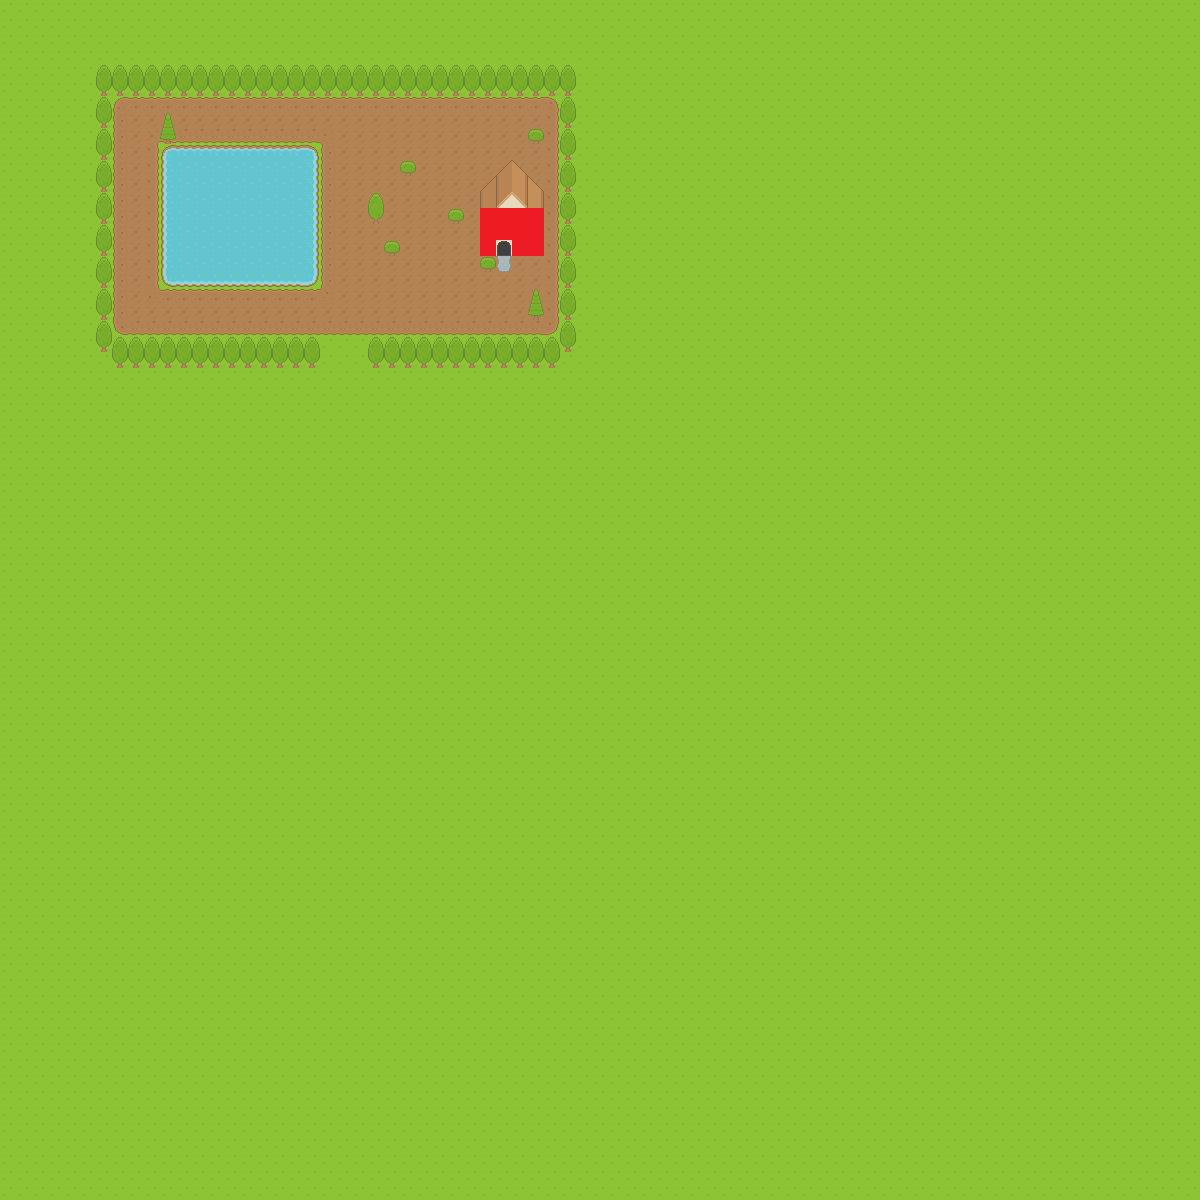

The image is a tile-based game level rendered from a .tmx file. Its description and source (layers, tilesets, objects; grid data summarised) follow:
An orthogonal 75x75 tile map with 16x16 px tiles, 6 tile layers (Tile Layer 1, Tile Layer 2, Tile Layer 3, Objects, ...), 2 tilesets and 15 objects.

<map version="1.0" orientation="orthogonal" renderorder="left-down" width="75" height="75" tilewidth="16" tileheight="16" nextobjectid="1">
 <properties>
  <property name="unity:scale" value=".0625" />
 </properties>
 <tileset firstgid="1" name="base tileset" tilewidth="16" tileheight="16" spacing="1" tilecount="1767" columns="57">
  <image source="../Art/roguelikeSheet_transparent.png" width="968" height="526" />
  <terraintypes>
   <terrain name="Dirt" tile="578" />
   <terrain name="Lake" tile="-1" />
  </terraintypes>
  <tile id="2" terrain=",,,1">
   <objectgroup draworder="index">
    <object id="0" x="0" y="0" width="16" height="16" />
    <object id="0" x="0" y="0" width="16" height="16" />
   </objectgroup>
  </tile>
  <tile id="3" terrain=",,1,1">
   <objectgroup draworder="index">
    <object id="0" x="0" y="0" width="16" height="16" />
   </objectgroup>
  </tile>
  <tile id="4" terrain=",,1,">
   <objectgroup draworder="index">
    <object id="0" x="0" y="0" width="16" height="16" />
   </objectgroup>
  </tile>
  <tile id="59" terrain=",1,,1">
   <objectgroup draworder="index">
    <object id="0" x="0" y="0" width="16" height="16" />
   </objectgroup>
  </tile>
  <tile id="60" terrain="1,1,1,1">
   <objectgroup draworder="index">
    <object id="0" x="0" y="0" width="16" height="16" />
   </objectgroup>
  </tile>
  <tile id="61" terrain="1,,1,">
   <objectgroup draworder="index">
    <object id="0" x="0" y="0" width="16" height="16" />
   </objectgroup>
  </tile>
  <tile id="116" terrain=",1,,">
   <objectgroup draworder="index">
    <object id="0" x="0" y="0" width="16" height="16" />
   </objectgroup>
  </tile>
  <tile id="117" terrain="1,1,,">
   <objectgroup draworder="index">
    <object id="0" x="0" y="0" width="16" height="16" />
   </objectgroup>
  </tile>
  <tile id="118" terrain="1,,,">
   <objectgroup draworder="index">
    <object id="0" x="0" y="0" width="16" height="16" />
   </objectgroup>
  </tile>
  <tile id="171" terrain="1,1,1," />
  <tile id="172" terrain="1,1,,1" />
  <tile id="228" terrain="1,,1,1" />
  <tile id="229" terrain=",1,1,1" />
  <tile id="465">
   <objectgroup draworder="index" />
  </tile>
  <tile id="518" terrain="0,0,0," />
  <tile id="519" terrain="0,0,,0" />
  <tile id="520" terrain=",,,0" />
  <tile id="521" terrain=",,0,0" />
  <tile id="522" terrain=",,0," />
  <tile id="526">
   <objectgroup draworder="index">
    <object id="0" x="0" y="0" width="16" height="16" />
   </objectgroup>
  </tile>
  <tile id="575" terrain="0,,0,0" />
  <tile id="576" terrain=",0,0,0" />
  <tile id="577" terrain=",0,,0" />
  <tile id="578" terrain="0,0,0,0" />
  <tile id="579" terrain="0,,0," />
  <tile id="583">
   <objectgroup draworder="index" />
  </tile>
  <tile id="584">
   <objectgroup draworder="index" />
  </tile>
  <tile id="586">
   <objectgroup draworder="index" />
  </tile>
  <tile id="587">
   <objectgroup draworder="index" />
  </tile>
  <tile id="634" terrain=",0,," />
  <tile id="635" terrain="0,0,," />
  <tile id="636" terrain="0,,," />
  <tile id="640">
   <objectgroup draworder="index">
    <object id="0" x="0" y="0" width="16" height="16" />
   </objectgroup>
  </tile>
  <tile id="643">
   <objectgroup draworder="index">
    <object id="0" x="0" y="0" width="16" height="16" />
    <object id="0" x="0" y="0" width="16" height="16" />
   </objectgroup>
  </tile>
 </tileset>
 <tileset firstgid="1768" name="red_collision" tilewidth="16" tileheight="16" tilecount="1" columns="1">
  <image source="../Art/red_collision.png" width="16" height="16" />
  <tile id="0">
   <objectgroup draworder="index">
    <object id="0" x="0" y="0" width="16" height="16" />
   </objectgroup>
  </tile>
 </tileset>
 <layer name="Tile Layer 1" width="75" height="75">
  <data>[5625 cells, 5625 non-empty, 1 distinct tile ids]</data>
 </layer>
 <layer name="Tile Layer 2" width="75" height="75">
  <data>[5625 cells, 420 non-empty, 22 distinct tile ids]</data>
 </layer>
 <layer name="Tile Layer 3" width="75" height="75">
  <data>[5625 cells, 1 non-empty, 1 distinct tile ids]</data>
 </layer>
 <layer name="Objects" width="75" height="75">
  <properties>
   <property name="unity:sortingLayerName" value="WorldObjects" />
  </properties>
  <data>[5625 cells, 167 non-empty, 7 distinct tile ids]</data>
 </layer>
 <layer name="Roof Layer" width="75" height="75">
  <properties>
   <property name="unity:sortingLayerName" value="WorldObjects" />
  </properties>
  <data>[5625 cells, 13 non-empty, 7 distinct tile ids]</data>
 </layer>
 <layer name="Collision Layer" width="75" height="75">
  <data>[5625 cells, 11 non-empty, 1 distinct tile ids]</data>
 </layer>
 <objectgroup name="Object Layer 1" />
</map>
